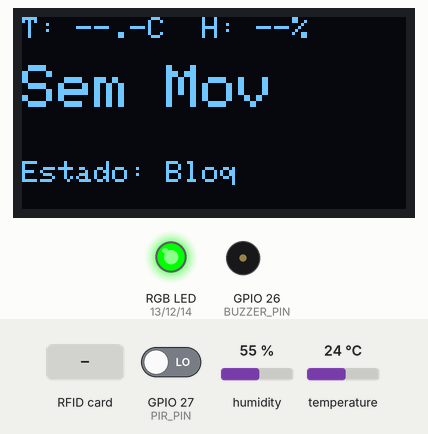
This sketch was run on a simulated ESP32. On the bench: 128×64 one-colour display, an RGB LED mixed from three pins (HIGH = lit), buzzer (waves = sounding, pin HIGH). Inputs (shaded band) come from the test bench; at power-on: GPIO 27 (PIR_PIN) LOW, humidity 55 %, temperature 24 °C. WiFi joins after 1.5 s; servers stay silent unless stated; uploads are accepted with an empty reply; what the sketch prints to the serial monitor is not drawn.

Above: at 2.8 s.
2.9 s: RFID card 9B 1E F6 04 held to the reader
At 4.8 s:
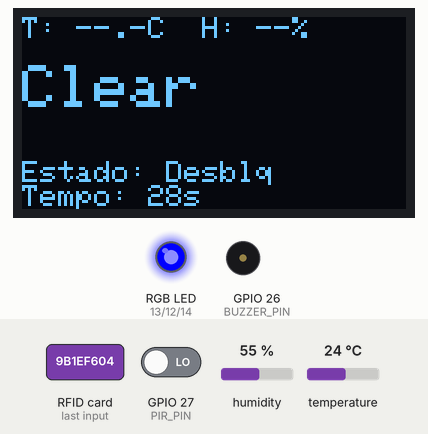
5.6 s: RFID card 5E 7A 19 C4 held to the reader
At 10.8 s:
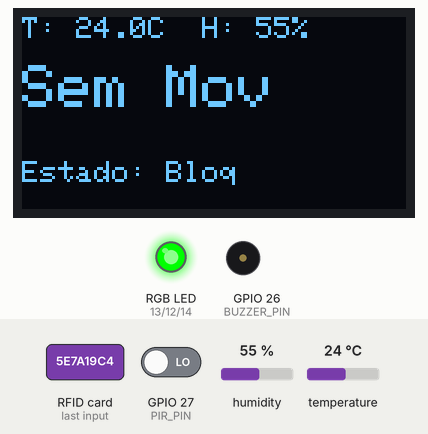
12.0 s: GPIO 27 (PIR_PIN) driven HIGH
At 13.5 s:
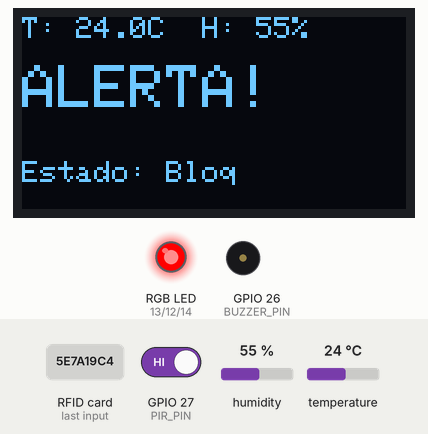
14.7 s: RFID card 9B 1E F6 04 held to the reader
At 16.6 s:
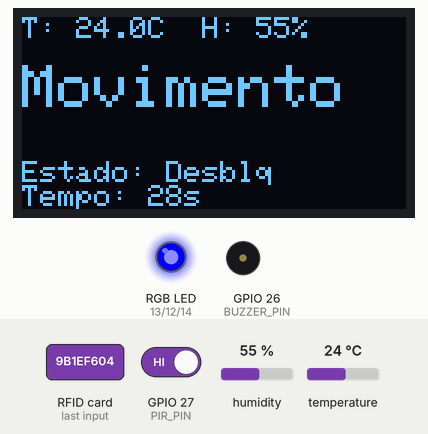
17.3 s: GPIO 27 (PIR_PIN) driven LOW
At 18.6 s:
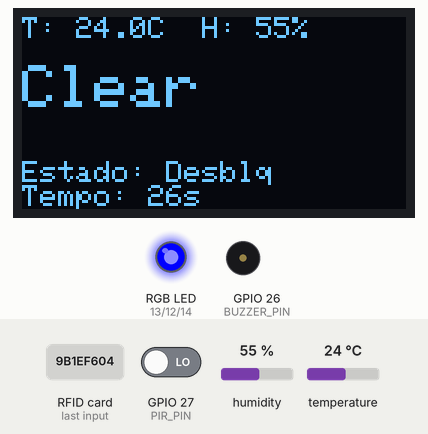
21.3 s: RFID card 5E 7A 19 C4 held to the reader
At 23.7 s:
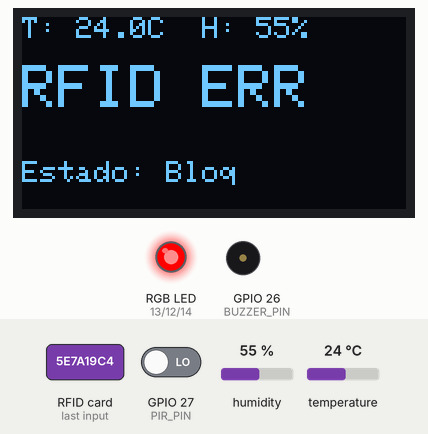
Timing chart, 0 to 26.1 s (numbered marks = the images above; inputs shaded):
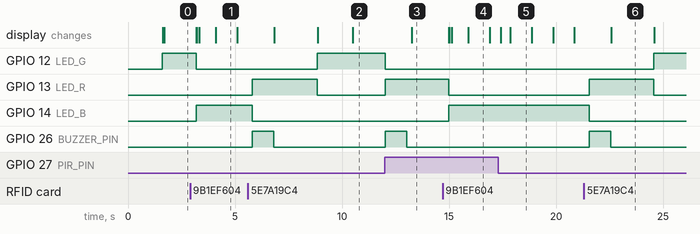

Measured:
- after the input at 2.9 s, GPIO 12 (LED_G): HIGH → LOW after 0.29 s; GPIO 14 (LED_B): LOW → HIGH after 0.29 s; the display: first changes after 0.29 s (image 1 shows a later state)
- after the input at 5.6 s, GPIO 12 (LED_G): LOW → HIGH after 3.2 s; GPIO 13 (LED_R): LOW → HIGH after 0.21 s, → LOW 3.0 s later; GPIO 14 (LED_B): HIGH → LOW after 0.21 s; GPIO 26 (BUZZER_PIN): LOW → HIGH after 0.21 s, → LOW 1.0 s later; the display: first changes after 1.2 s (image 2 shows a later state)
- after the input at 12.0 s, GPIO 12 (LED_G): HIGH → LOW at once; GPIO 13 (LED_R): LOW → HIGH at once; GPIO 26 (BUZZER_PIN): LOW → HIGH at once, → LOW 1.0 s later; the display: changes after 1.3 s (image 3)
- after the input at 14.7 s, GPIO 13 (LED_R): HIGH → LOW after 0.28 s; GPIO 14 (LED_B): LOW → HIGH after 0.28 s; the display: first changes after 0.28 s (image 4 shows a later state)
- after the input at 17.3 s, the display: first changes after 0.13 s (image 5 shows a later state)
- after the input at 21.3 s, GPIO 12 (LED_G): LOW → HIGH after 3.3 s; GPIO 13 (LED_R): LOW → HIGH after 0.25 s, → LOW 3.0 s later; GPIO 14 (LED_B): HIGH → LOW after 0.25 s; GPIO 26 (BUZZER_PIN): LOW → HIGH after 0.25 s, → LOW 1.0 s later; the display: changes after 1.3 s (image 6)
- what the display in image 1 shows lasts 1.0 s, from 4.1 s to 5.1 s

The sketch:

PBL_ABC_vs1.ino
```cpp
/*
 * =========================================================
 *  MAPA DE PINOS – ESP32 (DevKit)
 * =========================================================
 *
 *  3V3  -> VCC sensores
 *  GND  -> GND comum
 *
 *  OLED (I2C)
 *    GPIO 21 -> SDA
 *    GPIO 22 -> SCL
 *
 *  PIR
 *    GPIO 27 -> PIR
 *
 *  BUZZER
 *    GPIO 26 -> BUZZER
 *
 *  DHT11
 *    GPIO 4  -> DATA
 *
 *  LED RGB (catodo comum)
 *    GPIO 13 -> R
 *    GPIO 12 -> G
 *    GPIO 14 -> B
 *
 *  RFID RC522 (SPI)
 *    GPIO 18 -> SCK
 *    GPIO 19 -> MISO
 *    GPIO 23 -> MOSI
 *    GPIO 5  -> SS
 *    GPIO 2  -> RST
 *
 */

#include <WiFi.h>
#include <HTTPClient.h>

#include <MFRC522.h>
#include <SPI.h>

#include <DHT.h>
#include <Wire.h>
#include <Adafruit_GFX.h>
#include <Adafruit_SSD1306.h>

// ===============================
//  WIFI / SERVIDOR
// ===============================
const char* WIFI_SSID = "Vodafone-85383B";
const char* WIFI_PASS = "hWR7XWtXMJ";

const char* SERVER_HOST = "192.168.1.201";
String URL_SENSORES = String("http://") + SERVER_HOST + "/sensores.php";
String URL_ACESSOS  = String("http://") + SERVER_HOST + "/acessos.php";

// ===============================
//  OLED
// ===============================
#define SCREEN_WIDTH 128
#define SCREEN_HEIGHT 64
Adafruit_SSD1306 display(SCREEN_WIDTH, SCREEN_HEIGHT, &Wire, -1);

// ===============================
//  PINOS
// ===============================
#define SDA_PIN     21
#define SCL_PIN     22
#define PIR_PIN     27
#define BUZZER_PIN  26
#define DHTPIN       4
#define DHTTYPE   DHT11

// LED RGB
#define LED_R 13
#define LED_G 12
#define LED_B 14
const bool COMMON_CATHODE = true;

// RFID
#define RFID_SCK   18
#define RFID_MISO  19
#define RFID_MOSI  23
#define RFID_SS     5
#define RFID_RST    2
MFRC522 rfid(RFID_SS, RFID_RST);

// UID autorizado (o teu cartão)
byte AUT1[] = { 0x9B, 0x1E, 0xF6, 0x04 };

// ===============================
//  ESTADO
// ===============================
DHT dht(DHTPIN, DHTTYPE);

bool armado = true; // true=bloqueado, false=desbloqueado
unsigned long unlockSince = 0;
const unsigned long UNLOCK_DURATION_MS = 30000;  // 30s desbloqueado

float tempC = NAN, hum = NAN;
unsigned long lastDhtMs = 0;
const unsigned long DHT_INTERVAL = 10000; // envia temp/hum a cada 10s

unsigned long lastMovSendMs = 0;
const unsigned long MOV_SEND_COOLDOWN_MS = 5000; // envia "movimento" no max 1x/5s

// Tocar o buzzer só 1x por evento (LOW->HIGH)
int pirAnterior = LOW;

// ===============================
//  RGB
// ===============================
inline void setRGB(bool r, bool g, bool b) {
  if (COMMON_CATHODE) {
    digitalWrite(LED_R, r);
    digitalWrite(LED_G, g);
    digitalWrite(LED_B, b);
  } else {
    digitalWrite(LED_R, !r);
    digitalWrite(LED_G, !g);
    digitalWrite(LED_B, !b);
  }
}
inline void ledGreen() { setRGB(false, true,  false); } // Bloq sem mov
inline void ledRed()   { setRGB(true,  false, false); } // Alerta/Erro
inline void ledBlue()  { setRGB(false, false, true);  } // Desbloq

void atualizarLED(int movimento) {
  if (!armado) ledBlue();
  else {
    if (movimento == HIGH) ledRed();
    else ledGreen();
  }
}

// ===============================
//  BUZZER
// ===============================
void tocarBuzzer(unsigned long durMs = 1000) {
  digitalWrite(BUZZER_PIN, HIGH);
  delay(durMs);
  digitalWrite(BUZZER_PIN, LOW);
}

// ===============================
//  OLED
// ===============================
void desenhaEcran(const char* status, int tempo = -1) {
  display.clearDisplay();
  display.setTextSize(1);
  display.setTextColor(SSD1306_WHITE);

  display.setCursor(0, 0);
  if (isnan(tempC) || isnan(hum)) {
    display.print("T: --.-C  H: --%");
  } else {
    display.print("T: "); display.print(tempC, 1);
    display.print("C  H: "); display.print((int)hum); display.print("%");
  }

  display.setTextSize(2);
  display.setCursor(0, 16);
  display.println(status);

  display.setTextSize(1);
  display.setCursor(0, 48);
  display.print("Estado: ");
  display.println(armado ? "Bloq" : "Desblq");

  if (!armado && tempo >= 0) {
    display.setCursor(0, 56);
    display.print("Tempo: ");
    display.print(tempo);
    display.print("s");
  }

  display.display();
}

// UID -> String para guardar na Base de Dados
String uidToString(const MFRC522::Uid &uid) {
  String s = "";
  for (byte i = 0; i < uid.size; i++) {
    if (uid.uidByte[i] < 0x10) s += "0";
    s += String(uid.uidByte[i], HEX);
  }
  s.toUpperCase();
  return s;
}

// ===============================
//  WIFI / HTTP
// ===============================
void conectarWiFi() {
  Serial.print("A ligar WiFi");
  WiFi.mode(WIFI_STA);
  WiFi.begin(WIFI_SSID, WIFI_PASS);

  int tries = 0;
  while (WiFi.status() != WL_CONNECTED && tries < 30) {
    delay(500);
    Serial.print(".");
    tries++;
  }
  Serial.println();

  if (WiFi.status() == WL_CONNECTED) {
    Serial.print("WiFi OK IP: ");
    Serial.println(WiFi.localIP());
  } else {
    Serial.println("WiFi FAIL");
  }
}

void enviarSensor(const char* tipo, float valor) {
  if (WiFi.status() != WL_CONNECTED) conectarWiFi();
  if (WiFi.status() != WL_CONNECTED) return;

  HTTPClient http;
  http.begin(URL_SENSORES);
  http.addHeader("Content-Type", "application/x-www-form-urlencoded");

  String body = "tipo=" + String(tipo) + "&valor=" + String(valor, 1);

  Serial.print("POST sensores -> ");
  Serial.println(body);

  int httpCode = http.POST(body);
  String payload = http.getString();
  Serial.print("Resposta sensores ("); Serial.print(httpCode); Serial.print("): ");
  Serial.println(payload);

  http.end();
}

// Envia "estado=" para o acessos.php para depois comunicar com a base de dados
void enviarAcesso(const String& id_usuario, const char* estado) {
  if (WiFi.status() != WL_CONNECTED) conectarWiFi();
  if (WiFi.status() != WL_CONNECTED) return;

  HTTPClient http;
  http.begin(URL_ACESSOS);
  http.addHeader("Content-Type", "application/x-www-form-urlencoded");

  String body = "id_usuario=" + id_usuario + "&estado=" + String(estado);

  Serial.print("POST acessos -> ");
  Serial.println(body);

  int httpCode = http.POST(body);
  String payload = http.getString();
  Serial.print("Resposta acessos ("); Serial.print(httpCode); Serial.print("): ");
  Serial.println(payload);

  http.end();
}

// ===============================
//  SETUP
// ===============================
void setup() {
  Serial.begin(115200);

  pinMode(PIR_PIN, INPUT);
  pinMode(BUZZER_PIN, OUTPUT);
  digitalWrite(BUZZER_PIN, LOW);

  pinMode(LED_R, OUTPUT);
  pinMode(LED_G, OUTPUT);
  pinMode(LED_B, OUTPUT);

  Wire.begin(SDA_PIN, SCL_PIN);
  display.begin(SSD1306_SWITCHCAPVCC, 0x3C);
  display.clearDisplay();
  display.display();

  dht.begin();

  SPI.begin(RFID_SCK, RFID_MISO, RFID_MOSI, RFID_SS);
  rfid.PCD_Init();

  conectarWiFi();

  pirAnterior = digitalRead(PIR_PIN);

  atualizarLED(digitalRead(PIR_PIN));
  desenhaEcran("Pronto");
}

// ===============================
//  LOOP
// ===============================
void loop() {
  unsigned long now = millis();

  // tempo restante (quando desbloqueado)
  int tempoRestante = -1;
  if (!armado) {
    long r = (long)UNLOCK_DURATION_MS - (long)(now - unlockSince);
    if (r < 0) r = 0;
    tempoRestante = (int)(r / 1000);
  }

  // auto-bloqueio
  if (!armado && (now - unlockSince >= UNLOCK_DURATION_MS)) {
    armado = true;
    atualizarLED(digitalRead(PIR_PIN));
  }

  // DHT -> BD
  if (now - lastDhtMs >= DHT_INTERVAL) {
    float t = dht.readTemperature();
    float h = dht.readHumidity();
    if (!isnan(t) && !isnan(h)) {
      tempC = t;
      hum = h;
      enviarSensor("temperatura", tempC);
      enviarSensor("humidade", hum);
    }
    lastDhtMs = now;
  }

  // RFID
  if (rfid.PICC_IsNewCardPresent() && rfid.PICC_ReadCardSerial()) {
    String uidStr = uidToString(rfid.uid);

    bool autorizado = (rfid.uid.size == 4 && memcmp(rfid.uid.uidByte, AUT1, 4) == 0);

    if (autorizado) {
      if (armado) {
        armado = false;
        unlockSince = now;
        enviarAcesso(uidStr, "entrada");
        desenhaEcran("Desblq", tempoRestante);
      } else {
        armado = true;
        enviarAcesso(uidStr, "saida");
        desenhaEcran("Bloq", -1);
      }

      atualizarLED(digitalRead(PIR_PIN)); // garante azul/verde já

    } else {
      armado = true;
      enviarAcesso(uidStr, "nao_autorizado");

      ledRed();
      tocarBuzzer(1000);
      desenhaEcran("RFID ERR", -1);
      delay(2000);

      atualizarLED(digitalRead(PIR_PIN));
    }

    rfid.PICC_HaltA();
    rfid.PCD_StopCrypto1();
  }

  // ===============================
  // PIR (com buzzer 1x por evento)
  // ===============================
  int movimento = digitalRead(PIR_PIN);
  atualizarLED(movimento);

  // toca só quando o movimento começa (LOW -> HIGH) e está bloqueado
  if (armado && pirAnterior == LOW && movimento == HIGH) {
    tocarBuzzer(1000);
  }
  pirAnterior = movimento;

  // movimento -> BD
  if (movimento == HIGH && (now - lastMovSendMs >= MOV_SEND_COOLDOWN_MS)) {
    enviarSensor("movimento", 1);
    lastMovSendMs = now;
  }

  // OLED
  if (movimento == HIGH && armado) {
    desenhaEcran("ALERTA!", tempoRestante);
  } else if (movimento == HIGH) {
    desenhaEcran("Movimento", tempoRestante);
  } else {
    desenhaEcran(armado ? "Sem Mov" : "Clear", tempoRestante);
  }

  delay(60);
}
```
